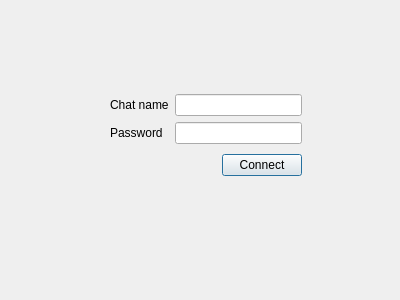
<?xml version="1.0" encoding="UTF-8"?>
<ui version="4.0">
 <class>connect2_chat</class>
 <widget class="QDialog" name="connect2_chat">
  <property name="geometry">
   <rect>
    <x>0</x>
    <y>0</y>
    <width>400</width>
    <height>300</height>
   </rect>
  </property>
  <property name="windowTitle">
   <string>Dialog</string>
  </property>
  <widget class="QWidget" name="layoutWidget">
   <property name="geometry">
    <rect>
     <x>110</x>
     <y>90</y>
     <width>192</width>
     <height>90</height>
    </rect>
   </property>
   <layout class="QGridLayout" name="gridLayout_2">
    <item row="0" column="0" colspan="2">
     <layout class="QGridLayout" name="gridLayout">
      <item row="0" column="0" rowspan="2">
       <layout class="QVBoxLayout" name="verticalLayout">
        <item>
         <widget class="QLabel" name="label">
          <property name="text">
           <string>Chat name</string>
          </property>
         </widget>
        </item>
        <item>
         <widget class="QLabel" name="label_2">
          <property name="text">
           <string>Password</string>
          </property>
         </widget>
        </item>
       </layout>
      </item>
      <item row="0" column="1">
       <widget class="QLineEdit" name="lineEdit"/>
      </item>
      <item row="1" column="1">
       <widget class="QLineEdit" name="lineEdit_2"/>
      </item>
     </layout>
    </item>
    <item row="1" column="0">
     <spacer name="horizontalSpacer">
      <property name="orientation">
       <enum>Qt::Horizontal</enum>
      </property>
      <property name="sizeHint" stdset="0">
       <size>
        <width>40</width>
        <height>20</height>
       </size>
      </property>
     </spacer>
    </item>
    <item row="1" column="1">
     <widget class="QPushButton" name="ConnectChatButton">
      <property name="text">
       <string>Connect</string>
      </property>
     </widget>
    </item>
   </layout>
  </widget>
 </widget>
 <resources/>
 <connections/>
</ui>
